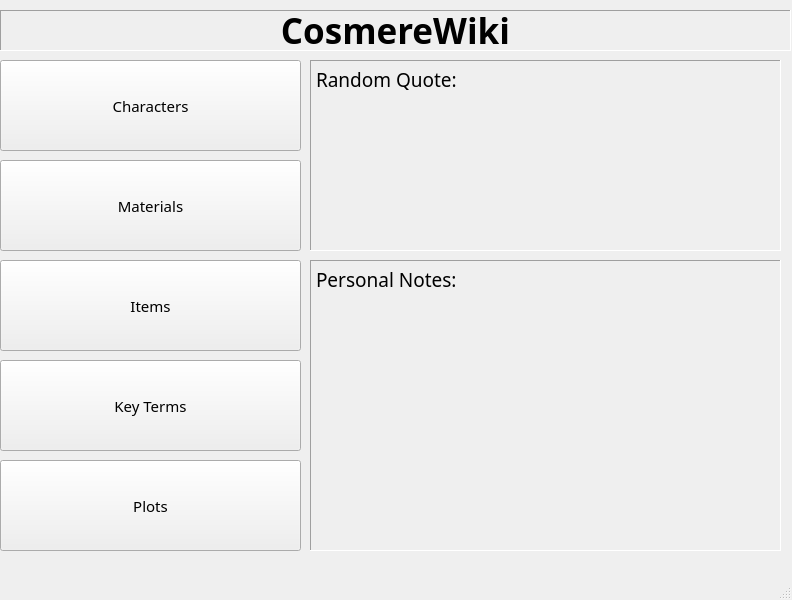
<?xml version="1.0" encoding="UTF-8"?>
<ui version="4.0">
 <class>MainWindow</class>
 <widget class="QMainWindow" name="MainWindow">
  <property name="geometry">
   <rect>
    <x>0</x>
    <y>0</y>
    <width>792</width>
    <height>600</height>
   </rect>
  </property>
  <property name="windowTitle">
   <string>MainWindow</string>
  </property>
  <widget class="QWidget" name="centralwidget">
   <widget class="QStackedWidget" name="stackedWidget">
    <property name="geometry">
     <rect>
      <x>0</x>
      <y>0</y>
      <width>791</width>
      <height>571</height>
     </rect>
    </property>
    <property name="currentIndex">
     <number>0</number>
    </property>
    <widget class="QWidget" name="mainPage">
     <widget class="QLabel" name="wikiname">
      <property name="geometry">
       <rect>
        <x>0</x>
        <y>10</y>
        <width>791</width>
        <height>41</height>
       </rect>
      </property>
      <property name="font">
       <font>
        <family>Trebuchet MS</family>
        <pointsize>26</pointsize>
        <weight>75</weight>
        <bold>true</bold>
       </font>
      </property>
      <property name="mouseTracking">
       <bool>false</bool>
      </property>
      <property name="layoutDirection">
       <enum>Qt::LeftToRight</enum>
      </property>
      <property name="styleSheet">
       <string notr="true"/>
      </property>
      <property name="frameShape">
       <enum>QFrame::Panel</enum>
      </property>
      <property name="frameShadow">
       <enum>QFrame::Sunken</enum>
      </property>
      <property name="text">
       <string>CosmereWiki</string>
      </property>
      <property name="alignment">
       <set>Qt::AlignCenter</set>
      </property>
     </widget>
     <widget class="QPushButton" name="charButton">
      <property name="geometry">
       <rect>
        <x>0</x>
        <y>60</y>
        <width>301</width>
        <height>91</height>
       </rect>
      </property>
      <property name="font">
       <font>
        <family>Trebuchet MS</family>
        <pointsize>11</pointsize>
       </font>
      </property>
      <property name="text">
       <string>Characters</string>
      </property>
     </widget>
     <widget class="QPushButton" name="itemsButton">
      <property name="geometry">
       <rect>
        <x>0</x>
        <y>260</y>
        <width>301</width>
        <height>91</height>
       </rect>
      </property>
      <property name="font">
       <font>
        <family>Trebuchet MS</family>
        <pointsize>11</pointsize>
       </font>
      </property>
      <property name="text">
       <string>Items</string>
      </property>
     </widget>
     <widget class="QPushButton" name="matsButton">
      <property name="geometry">
       <rect>
        <x>0</x>
        <y>160</y>
        <width>301</width>
        <height>91</height>
       </rect>
      </property>
      <property name="font">
       <font>
        <family>Trebuchet MS</family>
        <pointsize>11</pointsize>
       </font>
      </property>
      <property name="text">
       <string>Materials</string>
      </property>
     </widget>
     <widget class="QPushButton" name="keyTermsButton">
      <property name="geometry">
       <rect>
        <x>0</x>
        <y>360</y>
        <width>301</width>
        <height>91</height>
       </rect>
      </property>
      <property name="font">
       <font>
        <family>Trebuchet MS</family>
        <pointsize>11</pointsize>
       </font>
      </property>
      <property name="text">
       <string>Key Terms</string>
      </property>
     </widget>
     <widget class="QPushButton" name="plotsButton">
      <property name="geometry">
       <rect>
        <x>0</x>
        <y>460</y>
        <width>301</width>
        <height>91</height>
       </rect>
      </property>
      <property name="font">
       <font>
        <family>Trebuchet MS</family>
        <pointsize>11</pointsize>
       </font>
      </property>
      <property name="text">
       <string>Plots</string>
      </property>
     </widget>
     <widget class="QLabel" name="quoteBox">
      <property name="geometry">
       <rect>
        <x>310</x>
        <y>60</y>
        <width>471</width>
        <height>191</height>
       </rect>
      </property>
      <property name="font">
       <font>
        <family>Trebuchet MS</family>
        <pointsize>14</pointsize>
       </font>
      </property>
      <property name="frameShape">
       <enum>QFrame::Panel</enum>
      </property>
      <property name="frameShadow">
       <enum>QFrame::Sunken</enum>
      </property>
      <property name="text">
       <string>Random Quote: </string>
      </property>
      <property name="alignment">
       <set>Qt::AlignLeading|Qt::AlignLeft|Qt::AlignTop</set>
      </property>
      <property name="margin">
       <number>10</number>
      </property>
     </widget>
     <widget class="QLabel" name="notesBox">
      <property name="geometry">
       <rect>
        <x>310</x>
        <y>260</y>
        <width>471</width>
        <height>291</height>
       </rect>
      </property>
      <property name="font">
       <font>
        <family>Trebuchet MS</family>
        <pointsize>14</pointsize>
       </font>
      </property>
      <property name="frameShape">
       <enum>QFrame::Panel</enum>
      </property>
      <property name="frameShadow">
       <enum>QFrame::Sunken</enum>
      </property>
      <property name="text">
       <string>Personal Notes:</string>
      </property>
      <property name="alignment">
       <set>Qt::AlignLeading|Qt::AlignLeft|Qt::AlignTop</set>
      </property>
      <property name="margin">
       <number>10</number>
      </property>
     </widget>
    </widget>
    <widget class="QWidget" name="allomancy_metals">
     <widget class="QPushButton" name="Brass">
      <property name="geometry">
       <rect>
        <x>10</x>
        <y>90</y>
        <width>231</width>
        <height>50</height>
       </rect>
      </property>
      <property name="font">
       <font>
        <family>Trebuchet MS</family>
        <pointsize>10</pointsize>
       </font>
      </property>
      <property name="text">
       <string>Brass</string>
      </property>
     </widget>
     <widget class="QPushButton" name="Bronze">
      <property name="geometry">
       <rect>
        <x>10</x>
        <y>150</y>
        <width>231</width>
        <height>50</height>
       </rect>
      </property>
      <property name="font">
       <font>
        <family>Trebuchet MS</family>
        <pointsize>10</pointsize>
       </font>
      </property>
      <property name="text">
       <string>Bronze</string>
      </property>
     </widget>
     <widget class="QPushButton" name="Zinc">
      <property name="geometry">
       <rect>
        <x>10</x>
        <y>510</y>
        <width>231</width>
        <height>50</height>
       </rect>
      </property>
      <property name="font">
       <font>
        <family>Trebuchet MS</family>
        <pointsize>10</pointsize>
       </font>
      </property>
      <property name="text">
       <string>Zinc</string>
      </property>
     </widget>
     <widget class="QPushButton" name="Tin">
      <property name="geometry">
       <rect>
        <x>10</x>
        <y>450</y>
        <width>231</width>
        <height>50</height>
       </rect>
      </property>
      <property name="font">
       <font>
        <family>Trebuchet MS</family>
        <pointsize>10</pointsize>
       </font>
      </property>
      <property name="text">
       <string>Tin</string>
      </property>
     </widget>
     <widget class="QPushButton" name="Steel">
      <property name="geometry">
       <rect>
        <x>10</x>
        <y>390</y>
        <width>231</width>
        <height>50</height>
       </rect>
      </property>
      <property name="font">
       <font>
        <family>Trebuchet MS</family>
        <pointsize>10</pointsize>
       </font>
      </property>
      <property name="text">
       <string>Steel</string>
      </property>
     </widget>
     <widget class="QPushButton" name="Pewter">
      <property name="geometry">
       <rect>
        <x>10</x>
        <y>330</y>
        <width>231</width>
        <height>50</height>
       </rect>
      </property>
      <property name="font">
       <font>
        <family>Trebuchet MS</family>
        <pointsize>10</pointsize>
       </font>
      </property>
      <property name="text">
       <string>Pewter</string>
      </property>
     </widget>
     <widget class="QPushButton" name="Iron">
      <property name="geometry">
       <rect>
        <x>10</x>
        <y>270</y>
        <width>231</width>
        <height>50</height>
       </rect>
      </property>
      <property name="font">
       <font>
        <family>Trebuchet MS</family>
        <pointsize>10</pointsize>
       </font>
      </property>
      <property name="text">
       <string>Iron</string>
      </property>
     </widget>
     <widget class="QPushButton" name="Copper">
      <property name="geometry">
       <rect>
        <x>10</x>
        <y>210</y>
        <width>231</width>
        <height>50</height>
       </rect>
      </property>
      <property name="font">
       <font>
        <family>Trebuchet MS</family>
        <pointsize>10</pointsize>
       </font>
      </property>
      <property name="text">
       <string>Copper</string>
      </property>
     </widget>
     <widget class="QLabel" name="allo_metals_label">
      <property name="geometry">
       <rect>
        <x>250</x>
        <y>20</y>
        <width>541</width>
        <height>61</height>
       </rect>
      </property>
      <property name="font">
       <font>
        <family>Trebuchet MS</family>
        <pointsize>16</pointsize>
       </font>
      </property>
      <property name="frameShape">
       <enum>QFrame::Panel</enum>
      </property>
      <property name="frameShadow">
       <enum>QFrame::Sunken</enum>
      </property>
      <property name="text">
       <string>Basic Allomantic Metals</string>
      </property>
      <property name="alignment">
       <set>Qt::AlignCenter</set>
      </property>
     </widget>
     <widget class="QLabel" name="allo_metals_text">
      <property name="geometry">
       <rect>
        <x>250</x>
        <y>90</y>
        <width>541</width>
        <height>471</height>
       </rect>
      </property>
      <property name="font">
       <font>
        <family>Trebuchet MS</family>
        <pointsize>9</pointsize>
       </font>
      </property>
      <property name="frameShape">
       <enum>QFrame::Box</enum>
      </property>
      <property name="frameShadow">
       <enum>QFrame::Plain</enum>
      </property>
      <property name="lineWidth">
       <number>2</number>
      </property>
      <property name="text">
       <string>Select a metal from the left to see its information! </string>
      </property>
      <property name="alignment">
       <set>Qt::AlignLeading|Qt::AlignLeft|Qt::AlignTop</set>
      </property>
      <property name="wordWrap">
       <bool>true</bool>
      </property>
      <property name="margin">
       <number>7</number>
      </property>
     </widget>
     <widget class="QPushButton" name="allo_metals_home">
      <property name="geometry">
       <rect>
        <x>10</x>
        <y>20</y>
        <width>231</width>
        <height>50</height>
       </rect>
      </property>
      <property name="font">
       <font>
        <family>Trebuchet MS</family>
        <pointsize>10</pointsize>
       </font>
      </property>
      <property name="text">
       <string>Home</string>
      </property>
     </widget>
     <zorder>Brass</zorder>
     <zorder>Bronze</zorder>
     <zorder>Tin</zorder>
     <zorder>Steel</zorder>
     <zorder>Pewter</zorder>
     <zorder>Iron</zorder>
     <zorder>Copper</zorder>
     <zorder>allo_metals_label</zorder>
     <zorder>allo_metals_text</zorder>
     <zorder>allo_metals_home</zorder>
     <zorder>Zinc</zorder>
    </widget>
   </widget>
  </widget>
  <widget class="QStatusBar" name="statusbar"/>
 </widget>
 <resources/>
 <connections/>
</ui>
